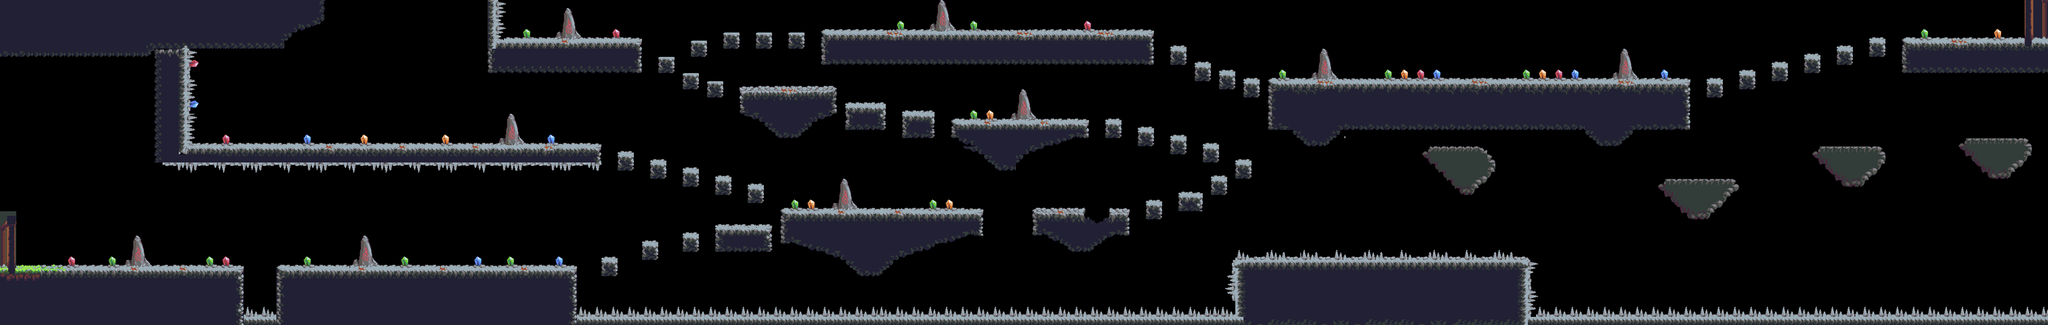

Below is a game level as drawn by its tile map, then a one-line description and the .tmx that defines it (tile-layer data replaced by summaries):
An orthogonal 252x40 tile map with 16x16 px tiles, 8 tile layers (decorate3, background, decorate2, decorate1, ...).

<map version="1.10" tiledversion="1.10.2" orientation="orthogonal" renderorder="right-down" width="252" height="40" tilewidth="16" tileheight="16" infinite="0" nextlayerid="10" nextobjectid="1">
 <editorsettings>
  <export target="map2.json" format="json" />
 </editorsettings>
 <tileset firstgid="1" name="tileset3" tilewidth="16" tileheight="16" tilecount="528" columns="22">
  <image source="tile3.gif" width="352" height="384" />
 </tileset>
 <layer id="8" name="decorate3" width="252" height="40" locked="1">
  <data>[10080 cells, 327 non-empty, 15 distinct tile ids]</data>
 </layer>
 <layer id="2" name="background" width="252" height="40" locked="1">
  <data>[10080 cells, 649 non-empty, 81 distinct tile ids]</data>
 </layer>
 <layer id="4" name="decorate2" width="252" height="40" locked="1">
  <data>[10080 cells, 427 non-empty, 88 distinct tile ids]</data>
 </layer>
 <layer id="6" name="decorate1" width="252" height="40" locked="1">
  <data>[10080 cells, 434 non-empty, 90 distinct tile ids]</data>
 </layer>
 <layer id="1" name="foreground" width="252" height="40" locked="1">
  <data>[10080 cells, 1839 non-empty, 186 distinct tile ids]</data>
 </layer>
 <layer id="9" name="Finish-Line" width="252" height="40" locked="1">
  <data>[10080 cells, 21 non-empty, 17 distinct tile ids]</data>
 </layer>
 <layer id="3" name="spike" width="252" height="40" locked="1">
  <data>[10080 cells, 682 non-empty, 33 distinct tile ids]</data>
 </layer>
 <layer id="7" name="fire" width="252" height="40">
  <data>[10080 cells, 61 non-empty, 5 distinct tile ids]</data>
 </layer>
</map>
